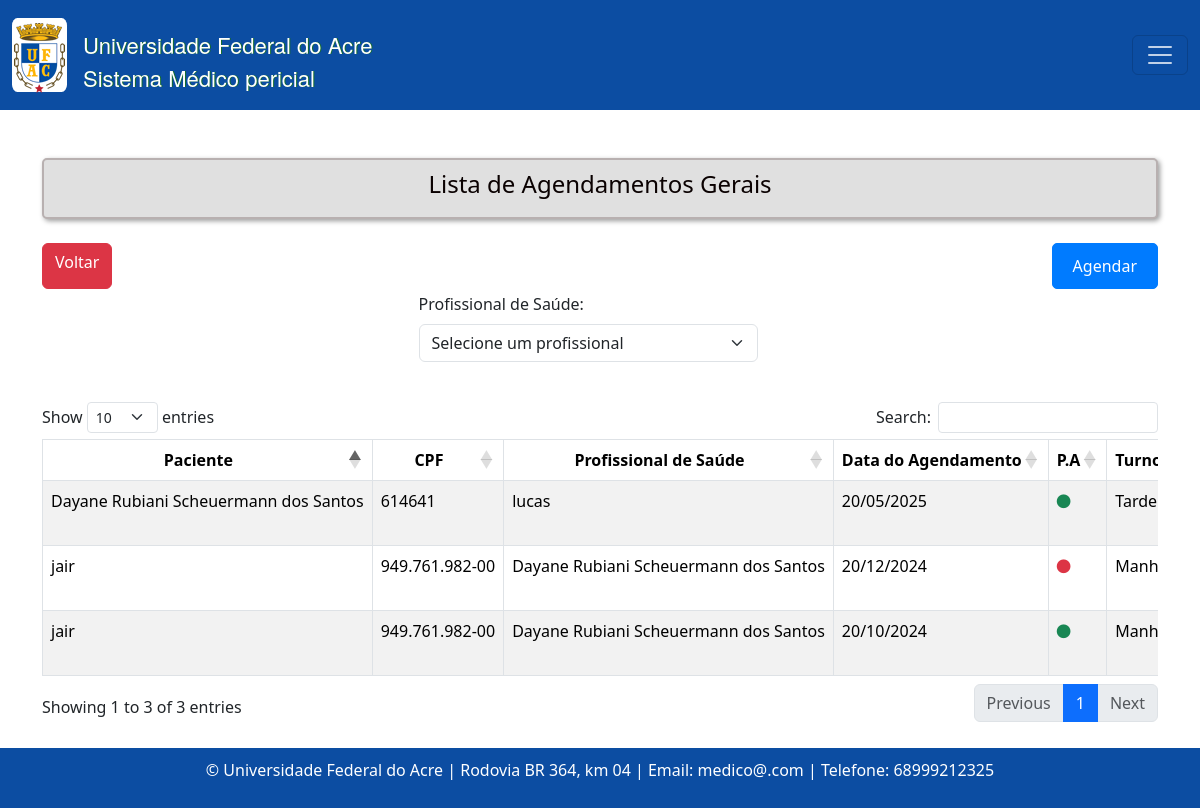
Page /agendamento/lista on the committed database.
### consulta/models.py (models this page shows, shortened)
class Agendamento(models.Model):
    TURNO_CHOICES = [
        ('manha', 'Manhã'),
        ('tarde', 'Tarde'),
    ]
    status_atendimento = models.CharField(max_length=20, choices=[
        ('confirmado', 'Confirmado'),
        ('ausente', 'Ausente'),
        ('pendente', 'Pendente'),
    ], default='pendente')
    paciente = models.ForeignKey(Paciente, on_delete=models.CASCADE)
    profissional_saude = models.ForeignKey(Profissionaldasaude, on_delete=models.CASCADE)
    data_agendamento = models.DateTimeField(u'Data Agendamento', blank=False, null=False)
    turno = models.CharField(max_length=10, choices=TURNO_CHOICES)
    prioridade_atendimento = models.BooleanField(default=False)
    justificativa_cancelamento = models.TextField(blank=True, null=True)
    class Meta:
        ordering = ['-data_agendamento', 'paciente__nome']
        verbose_name = 'Agendamento'
        verbose_name_plural = 'Agendamentos'

class Paciente(models.Model):
    nome = models.CharField(max_length=100)
    data_nascimento = models.DateField(verbose_name='Data de Nascimento', validators=[data_nasc_valida], blank=True, null=True)
    email = models.EmailField(blank=True, null=True)
    rg = models.CharField(max_length=20, blank=True, null=True)
    cpf = models.CharField(max_length=14, validators=[validate_cpf, MinLengthValidator(11)])
    sexo = models.CharField(max_length=1, choices=[('M', 'Masculino'), ('F', 'Feminino')])
    matricula = models.CharField(max_length=20)
    TIPO_PACIENTE_CHOICES = [
        ('Aluno', 'Aluno'),
        ('Servidor', 'Servidor'),
        ('Outro', 'Outro'),
    ]
    tipo_paciente = models.CharField(max_length=20, choices=TIPO_PACIENTE_CHOICES)
    cargo_funcao = models.CharField(max_length=50, default='', blank=True, null=True)
    cep = models.CharField(max_length=9, blank=True, null=True)
    cidade = models.CharField(max_length=50, blank=True, null=True)
    bairro = models.CharField(max_length=50, default='', blank=True, null=True)
    uf = models.CharField('UF', max_length=2, choices=UF_CHOICE, default='AC', blank=True, null=True)
    numero = models.CharField(max_length=10, blank=True, null=True)
    ddd_telefone = models.CharField(max_length=8)
    complemento = models.CharField(max_length=100, blank=True, null=True, default='')  # Adicionando o valor padrão aqui

class Profissionaldasaude(models.Model):
    usuario = models.ForeignKey(User, blank=True, null=True, on_delete=models.CASCADE)
    nome = models.CharField('Nome Completo', max_length=100)
    data_nascimento = models.DateField(u'Data de Nascimento', validators=[data_nasc_valida])
    email = models.EmailField()
    rg = models.CharField(max_length=20)
    cpf = models.CharField(max_length=14, validators=[validate_cpf, MinLengthValidator(11)])
    sexo = models.CharField(max_length=1, choices=[('M', 'Masculino'), ('F', 'Feminino')]) #O parâmetro choices em um campo CharField ou IntegerField é usado para fornecer uma lista de escolhas para esse campo
    identificacao_unica = models.CharField(max_length=50, default='')
    cep = models.CharField(max_length=9)
    cidade = models.CharField(max_length=50)
    bairro = models.CharField(max_length=50, default='')
    uf = models.CharField('UF', max_length=2, choices=UF_CHOICE, default='AC')
    numero = models.CharField(max_length=10)
    ddd_telefone = models.CharField('Telefone Celular', max_length=14, help_text='Com DDD.')
    complemento = models.CharField(max_length=100, blank=True, null=True, default='') # blank=True, null=True é pra dizer que não é obrigatorio
    area = models.CharField(max_length=50, default='')
    unidade_siass = models.CharField(max_length=50, default='')
    formacao = models.CharField(max_length=20)
    conselho = models.CharField(max_length=20)
    registro = models.CharField(max_length=20)
    class Meta:
        ordering = ['nome', ]
        verbose_name = 'Profissonal de saúde'
        verbose_name_plural = 'Profissonais de saúde'

### consulta/views.py (the view, shortened to what this page needs)
# urls.py: path('agendamento/lista', listar_agendamentos, name='agendamentoListagem'),
def listar_agendamentos(request):
    form = PesquisaAgendamentoForm(request.GET)
    agendamentos = Agendamento.objects.all()
    profissionais_saude = Profissionaldasaude.objects.all()
    profissional_id = request.GET.get('profissional_saude')
    agendamentos = agendamentos.order_by('-data_agendamento')
    return render(request, 'consultas/listagem_agendamentos.html', {'form': form, 'agendamentos': agendamentos, 'profissionais_saude': profissionais_saude})

### consulta/forms.py
class PesquisaAgendamentoForm(forms.Form):
    cpf = forms.CharField(label='', required=False, widget=forms.TextInput(attrs={'class': 'form-control', 'placeholder': 'Pesquise por CPF'}))
    data_agendamento = forms.DateField(label='', required=False, widget=forms.DateInput(attrs={'type': 'date', 'class': 'form-control'}))

### templates/consultas/listagem_agendamentos.html (shortened to what this page needs)
{% extends "base.html" %}
{% load static %}
{% block content %}
<div class="text-center mb-4 custom-title">
  <h4>Lista de Agendamentos Gerais</h4>
</div>
<div class="d-flex justify-content-between">
  <a class="btn btn-danger" href="{% url 'home' %}" style="margin-bottom: 3px">
    Voltar
  </a>
  <a class="btn btn-primary" href="{% url 'agendamentoCreate' %}" style="margin-bottom: 3px">
    Agendar
  </a>
</div>
<div class="mb-4 d-flex align-items-center">
  <form method="get" class="mx-auto" style="max-width: 600px;">
    <div class="row">
      <div class="row align-items-end">
        <div class="col-md-6 mb-3" style="width: auto;">
          <label for="profissional_saude" class="form-label">Profissional de Saúde:</label>
          <select name="profissional_saude" id="profissional_saude" class="form-select">
            <option value="" selected>Selecione um profissional</option>
          </select>
        </div>
      </div>
      </div>
  </form>
</div>
<div class="table-responsive">
  <table id="example" class="table table-striped nowrap table-bordered" style="width:100%">
    <thead>
      <tr class="custom-table-row">
        <th scope="col" class="text-center">Paciente</th>
        <th scope="col" class="text-center">CPF</th>
        <th scope="col" class="text-center">Profissional de Saúde</th>
        <th scope="col" class="text-center">Data do Agendamento</th>
        <th scope="col" class="text-center">P.A</th>
        <th scope="col" class="text-center">Turno</th>
      </tr>
    </thead>
    <tbody>
      {% for agendamento in agendamentos %}
      <tr>
        <td>{{ agendamento.paciente.nome }}</td>
        <td>{{ agendamento.paciente.cpf }}</td>
        <td>{{ agendamento.profissional_saude.nome }}</td>
        <td>{{ agendamento.data_agendamento | date:"d/m/Y " }}</td>
        <td>
          {% if agendamento.prioridade_atendimento %}
          <i class="fa fa-circle text-success text-center" ></i>
          {% else %}
          <i class="fa fa-circle text-danger text-center" ></i>
          {% endif %}
        </td>
        <td>
          {% if agendamento.turno == 'manha' %}
          Manhã
          {% elif agendamento.turno == 'tarde' %}
          Tarde
          {% else %}
          {{ agendamento.turno }}
          {% endif %}
        </td>
      </tr>
      {% endfor %}
    </tbody>
  </table>
</div>
{% endblock %}

### static/css/estilos.css (style rules this page uses)
* { scroll-behavior: smooth; }
.custom-title { font-size: 24px; font-weight: bold; color: #0a0101; background-color: #e0e0e0; padding: 10px; border: 2px solid #b8b0b0; border-radius: 5px; box-shadow: 2px 2px 5px #9b9b9b; margin-bottom: 5px; }
.btn-primary { background-color: #007bff; color: #fff; border: 1px solid #007bff; border-radius: 5px; padding: 10px 20px; text-decoration: none; display: inline-block; transition: background-color 0.3s ease; }

### rows in the picture
Agendamento: paciente.nome "Dayane Rubiani Scheuermann dos Santos", paciente.cpf "614641", profissional_saude.nome "lucas", data_agendamento "20/05/2025", prioridade_atendimento True (drawn), turno "Tarde"
Agendamento: paciente.nome "jair", paciente.cpf "949.761.982-00", profissional_saude.nome "Dayane Rubiani Scheuermann dos Santos", data_agendamento "20/12/2024", prioridade_atendimento False (drawn), turno "Manhã"
Agendamento: paciente.nome "jair", paciente.cpf "949.761.982-00", profissional_saude.nome "Dayane Rubiani Scheuermann dos Santos", data_agendamento "20/10/2024", prioridade_atendimento True (drawn), turno "Manhã"
